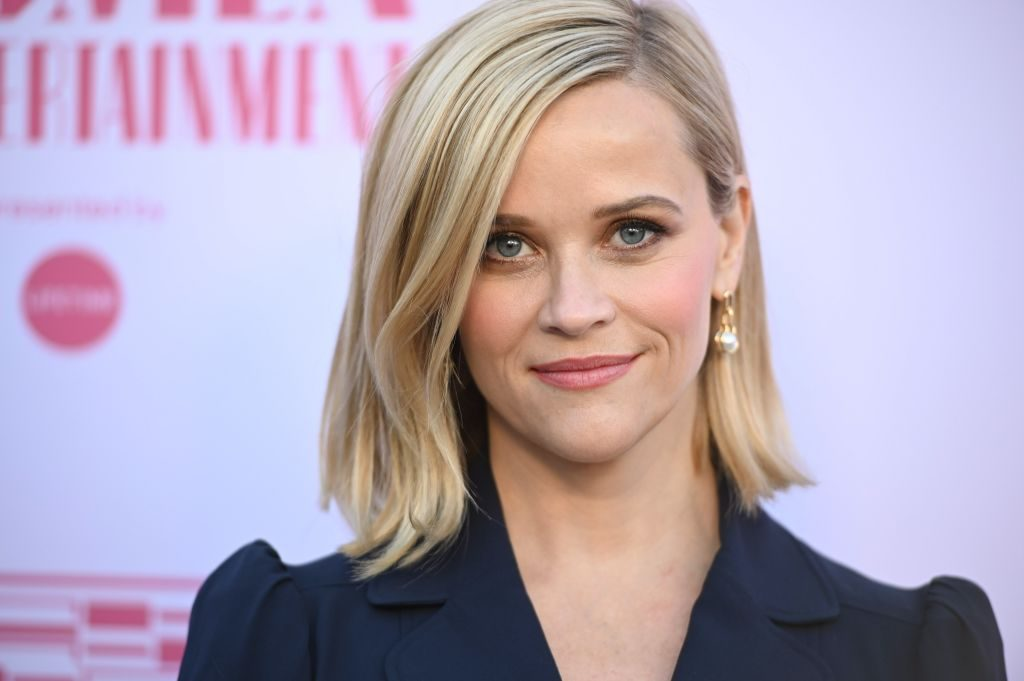
#> input picture filter_app/filters/photos/test4.png, 1024 x 681 px
$ python negative_filter.py
#> lines starting #> are read from the running program, lines starting #| are printed output that depends on the picture
### filter_app/image/base_image.py
class Image:
    def __init__(self, name, pillow_image):
        self.name = name
        self.pillow_image = pillow_image

    def save_file(self, path='./', name='untitled1.png'):
        self.pillow_image.save(name)

### filter_app/filters/negative_filter.py
from PIL import Image
import PIL
from filter_app.filters.filter import ImageFilter
from filter_app.image.base_image import Image


class NegativeFilter(ImageFilter):
    def __init__(self, image, name_of_filter):
        self.image = image.pillow_image
        self.name_of_filter = name_of_filter
    def _negative(self):

        for i in range(0, self.image.size[0] - 1):
            for j in range(0, self.image.size[1] - 1):
                pixel_color_vals = self.image.getpixel((i, j))
                red_pixel = 255 - pixel_color_vals[0]
                green_pixel = 255 - pixel_color_vals[1]
                blue_pixel = 255 - pixel_color_vals[2]

                self.image.putpixel((i, j), (red_pixel, green_pixel, blue_pixel))

        return self.image

    def apply_filter(self):
        return Image("negative filter", self._negative())


if __name__ == '__main__':
    img = PIL.Image.open("./photos/test4.png")
#> img is the input picture: PIL image 1024x681 RGB; mean R, G, B 178.8, 165.2, 181.5
    base_image = Image("negative photo", img)
    test_image = NegativeFilter(base_image, "negative filter")
    PIL.Image._show(test_image.apply_filter())
#> after the loop in _negative, `for i in range(0, self.image.size[0] - 1):`:
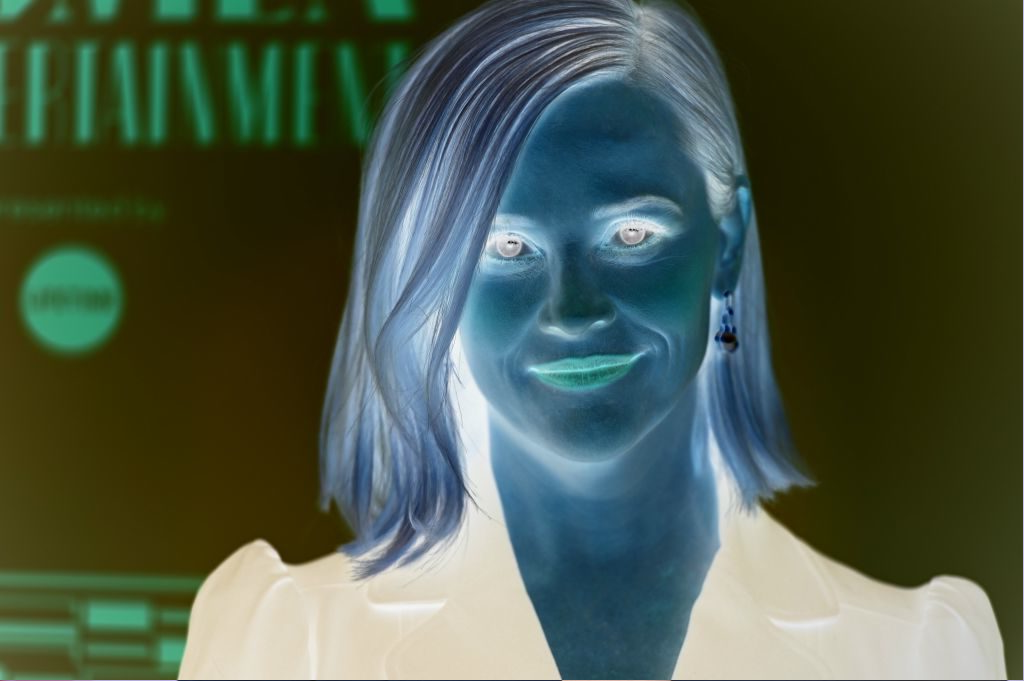
#> self.image: PIL image 1024x681 RGB; mean R, G, B 76.2, 89.8, 73.7
#> (the run stopped early here; a loop or call above may not have finished)

$ run again, with filter_app/filters/photos/test1.png copied over filter_app/filters/photos/test4.png
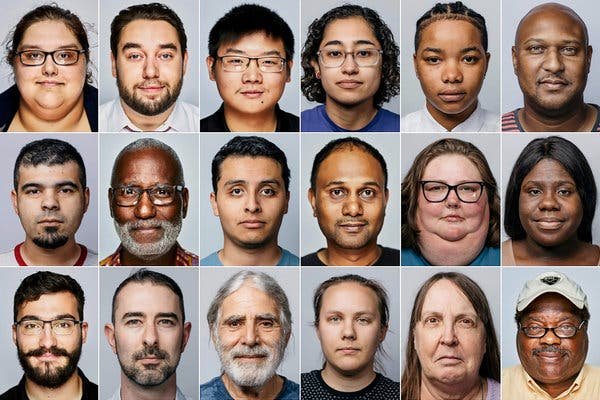
#> input picture filter_app/filters/photos/test1.png, 600 x 400 px
#> img is the input picture: PIL image 600x400 RGB; mean R, G, B 147.8, 128.4, 119.9
#> after the loop in _negative, `for i in range(0, self.image.size[0] - 1):`:
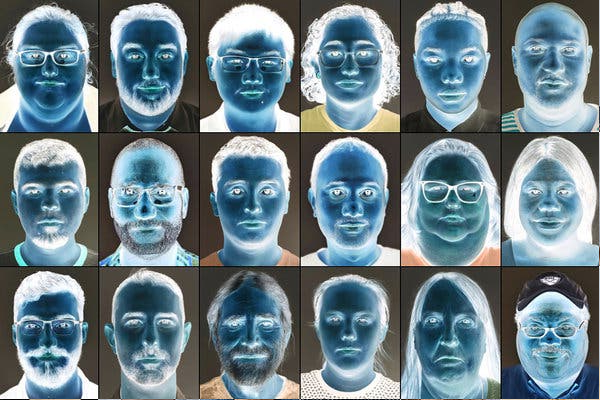
#> self.image: PIL image 600x400 RGB; mean R, G, B 107.3, 126.7, 135.2

$ run again, with filter_app/filters/photos/test2.png copied over filter_app/filters/photos/test4.png
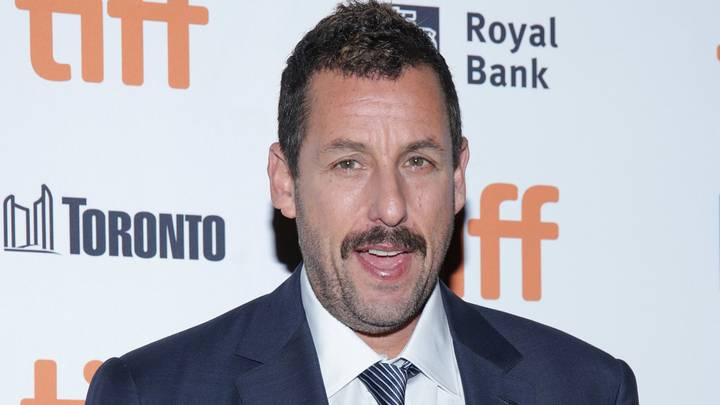
#> input picture filter_app/filters/photos/test2.png, 720 x 405 px
#> img is the input picture: PIL image 720x405 RGB; mean R, G, B 179.9, 176.8, 183.4
#> after the loop in _negative, `for i in range(0, self.image.size[0] - 1):`:
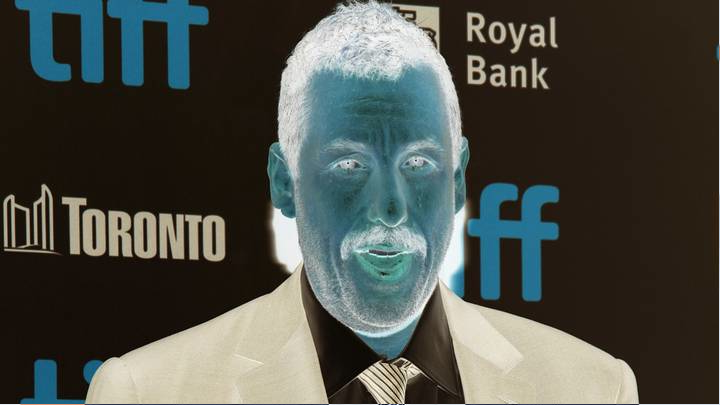
#> self.image: PIL image 720x405 RGB; mean R, G, B 75.2, 78.4, 71.8

$ run again, with filter_app/filters/photos/test3.png copied over filter_app/filters/photos/test4.png
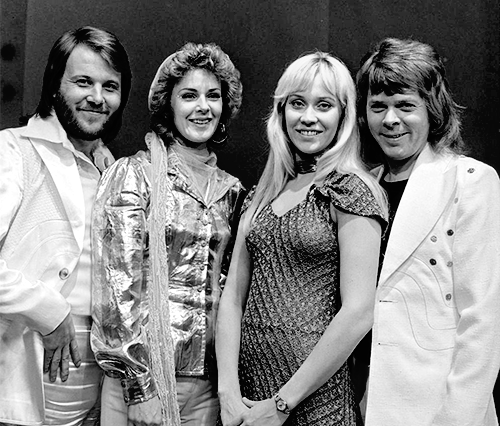
#> input picture filter_app/filters/photos/test3.png, 500 x 426 px
#> img is the input picture: PIL image 500x426 RGB; min 0, max 255, mean 130.8
#> after the loop in _negative, `for i in range(0, self.image.size[0] - 1):`:
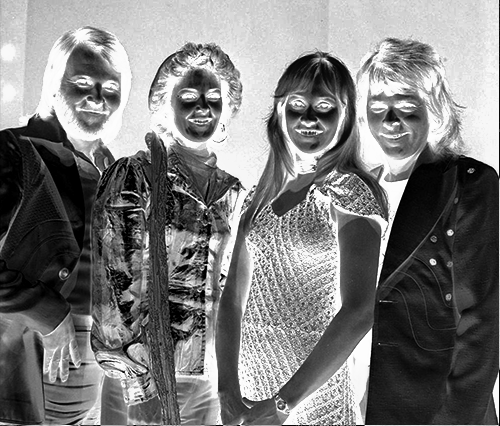
#> self.image: PIL image 500x426 RGB; min 0, max 255, mean 124.2
